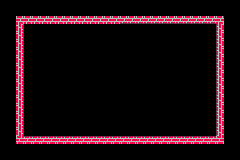

This game map was drawn from its Tiled (.tmx) file and the tilesets committed beside it. A one-line description and the trimmed map source follow:
An orthogonal 30x20 tile map with 8x8 px tiles, 5 tile layers (Background, Wall, Wall2, Snake and food, ...), 4 tilesets.

<map version="1.10" tiledversion="1.11.2" orientation="orthogonal" renderorder="right-down" width="30" height="20" tilewidth="8" tileheight="8" infinite="0" nextlayerid="13" nextobjectid="1">
 <tileset firstgid="1" source="../Object/snake.tsx" />
 <tileset firstgid="17" source="../Object/Resize.tsx" />
 <tileset firstgid="5649" source="../Object/Resnake.tsx" />
 <tileset firstgid="5905" source="../Object/Resnake.p8.tsx" />
 <layer id="8" name="Background" width="30" height="20">
  <data>[600 cells, 600 non-empty, 1 distinct tile ids]</data>
 </layer>
 <layer id="9" name="Wall" width="30" height="20">
  <data>[600 cells, 80 non-empty, 9 distinct tile ids]</data>
 </layer>
 <layer id="10" name="Wall2" width="30" height="20">
  <data>[600 cells, 0 non-empty, 0 distinct tile ids]</data>
 </layer>
 <layer id="11" name="Snake and food" width="30" height="20">
  <data>[600 cells, 10 non-empty, 7 distinct tile ids]</data>
 </layer>
 <layer id="12" name="Hide" width="30" height="20">
  <data>[600 cells, 10 non-empty, 2 distinct tile ids]</data>
 </layer>
</map>
